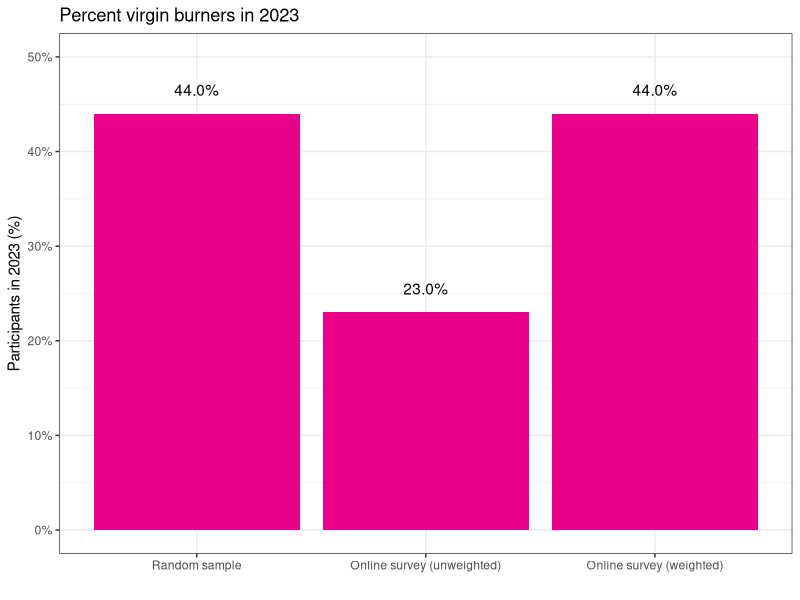

Recreate this plot in R.
## ---- chunk 1
library(kableExtra)
responseTable <- matrix(cbind(c("11,919", "11,676", "9,585", "7,137", 
                                "9,168", "8,745", "7,737", "8,382", "7,712", "7300"),
                              c("68,000", "68,000", "70,000", "70,000", 
                                "70,000", "70,000", "80,000", "87,000", "77,000", "73,000"),
                              c("17%", "18%", "14%", "11%", "13%", "12%",
                              "10%", "10%", "10%", "10%")), ncol = 3)
rownames(responseTable) <- c(2013:2019, 2022:2024)
responseTable |>
  kbl(col.names = c("Survey responses (n)", "BRC Population", "Response rate"),
      row.names = TRUE) |>
  kable_paper("striped", full_width = F) |>
  kable_styling() |>
  column_spec(column = 1:1, width_min = "9.5em")

## ---- chunk 2
library(ggplot2)
library(scales)
plotDat <- data.frame(est = c(0.440, 0.230, 0.440),
                      label = c("44.0%", "23.0%", "44.0%"),
                      type = factor(c("Random sample", 
                                      "Online survey (unweighted)",
                                      "Online survey (weighted)"),
                                    levels = c("Random sample", 
                                      "Online survey (unweighted)",
                                      "Online survey (weighted)")))
ggplot(plotDat, aes(x = type, y = est)) +
  geom_bar(stat = "identity", fill = "#EA008B") +
  geom_text(aes(label = label), vjust = -1.5, colour = "black") +
  scale_y_continuous(labels = percent, limits = c(0, 0.5)) +
  theme_bw() +
  labs(x = "", y = "Participants in 2023 (%)",
       title = "Percent virgin burners in 2023")
